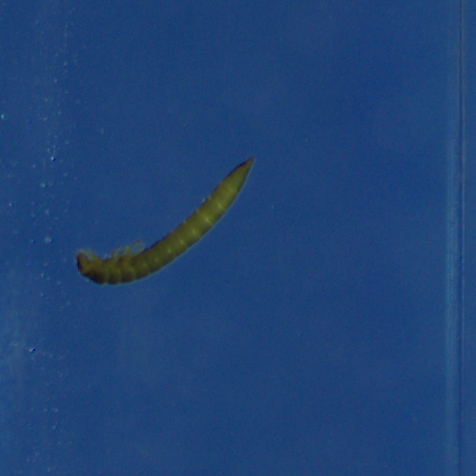
#> input picture w4 -lab/code/Assets/1_Limniu.PNG, 476 x 476 px, found by its file name
$ python image_oprations.py
#> lines starting #> are read from the running program, lines starting #| are printed output that depends on the picture
from PIL import Image, ImageOps
# create an image
# image = Image.open('Assets/3_Sphaer.PNG')
# image = Image.open('Assets/2_Gammar.png')
image = Image.open('Assets/1_Limniu.png')
#> image is the input picture: PIL image 476x476 RGB; mean R, G, B 31.9, 67, 116.8
# position changes
image_mirror = ImageOps.mirror(image)
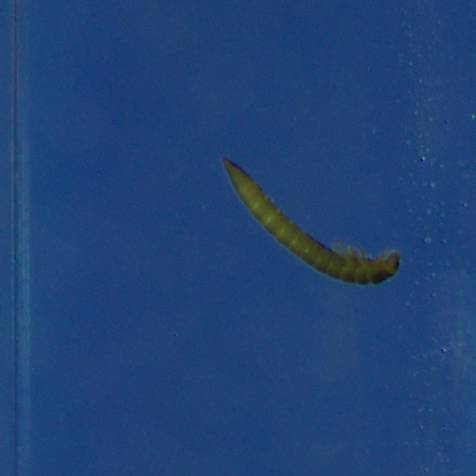
#> image_mirror: PIL image 476x476 RGB; mean R, G, B 31.9, 67, 116.8
image_scale = ImageOps.scale(image, 0.5)
# color changes
image_inverted = ImageOps.invert(image_mirror)
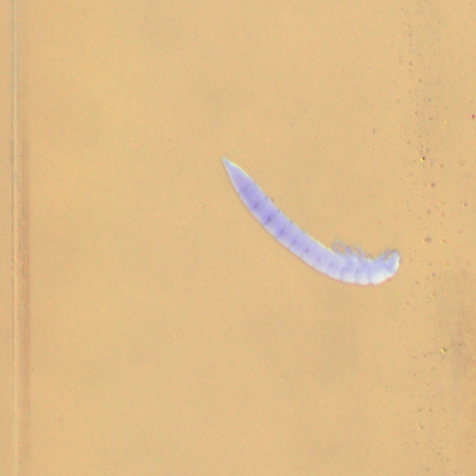
#> image_inverted: PIL image 476x476 RGB; mean R, G, B 223.1, 188, 138.2
# add and remove
image_border = ImageOps.expand(
    image=image_inverted,
    border=50,
    fill=(255, 255, 255))
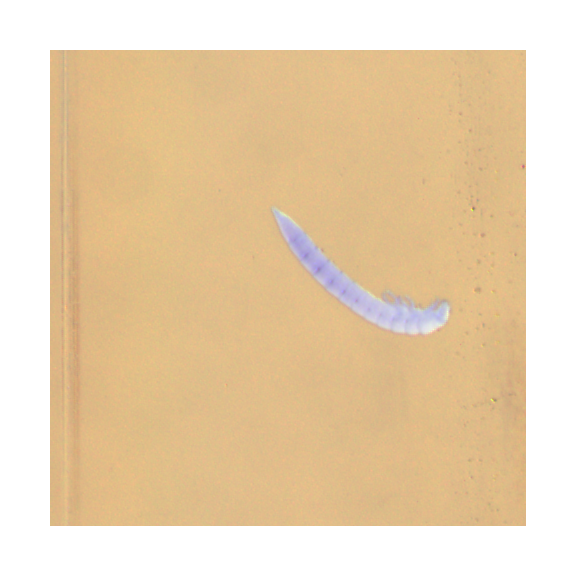
#> image_border: PIL image 576x576 RGB; mean R, G, B 233.2, 209.2, 175.3
image_padded = ImageOps.pad(image, (4000,6000))
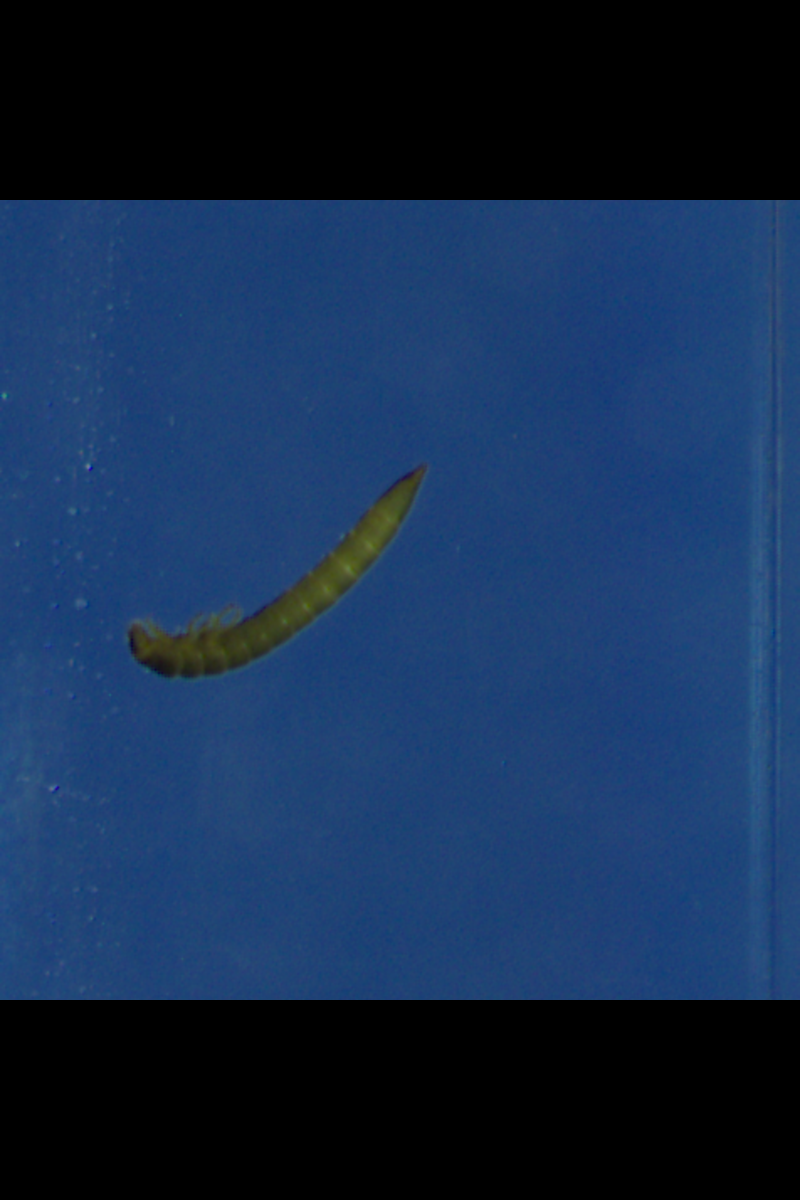
#> image_padded: PIL image 4000x6000 RGB (shown at 1/5 size); mean R, G, B 21.3, 44.7, 77.8
image_crop = ImageOps.crop(image = image, border = 200)
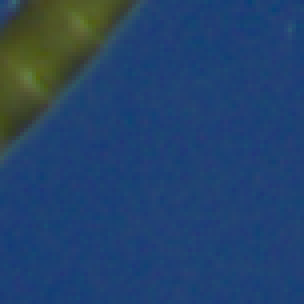
#> image_crop: PIL image 76x76 RGB (shown 4 times larger); mean R, G, B 35.4, 67.4, 107.3

image_border.show()

$ run again, with w4 -lab/code/Assets/3_Sphaer.PNG copied over w4 -lab/code/Assets/1_Limniu.PNG
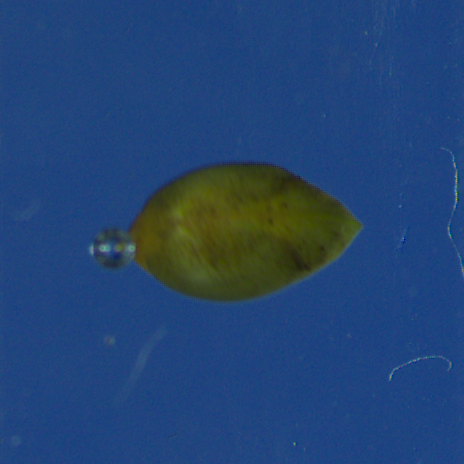
#> input picture w4 -lab/code/Assets/3_Sphaer.PNG, 464 x 464 px, found by its file name
#> image is the input picture: PIL image 464x464 RGB; mean R, G, B 35.3, 68.5, 114.6
#> `image_padded = ImageOps.pad(image, (4000,6000))`:
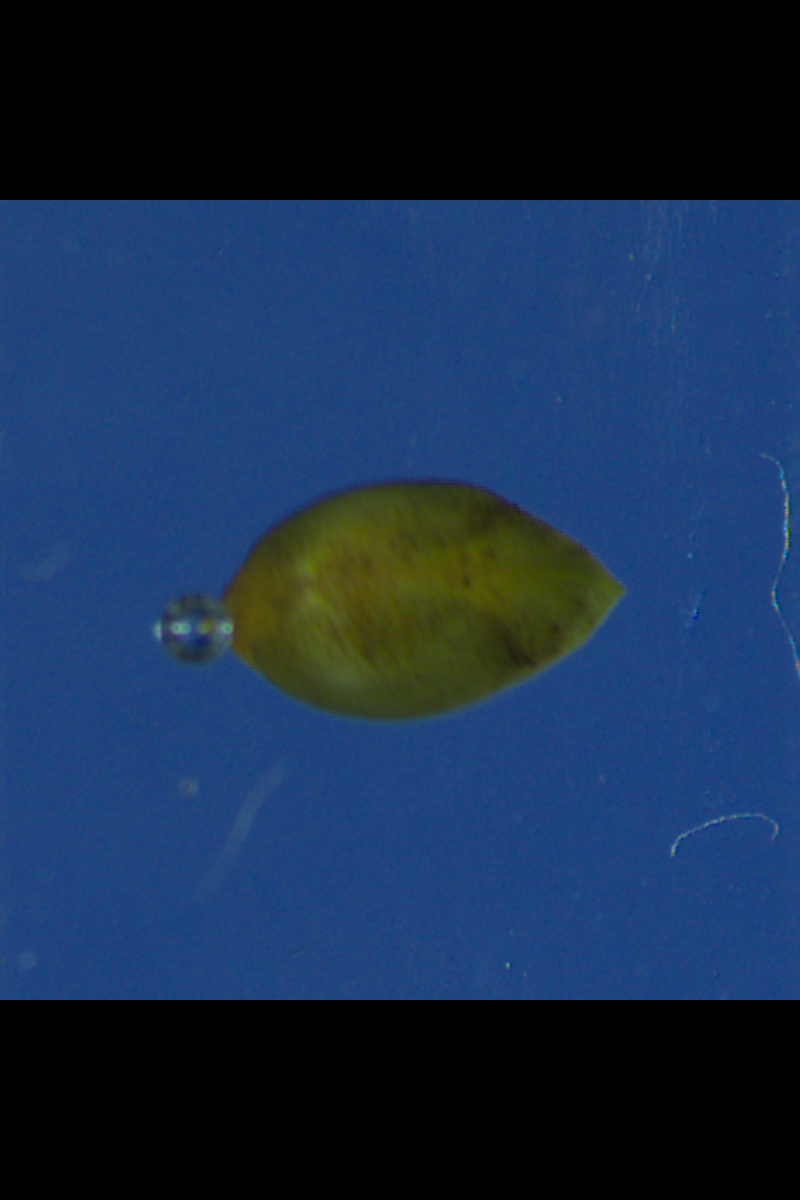
#> image_padded: PIL image 4000x6000 RGB (shown at 1/5 size); mean R, G, B 23.6, 45.6, 76.4
#> `image_crop = ImageOps.crop(image = image, border = 200)`:
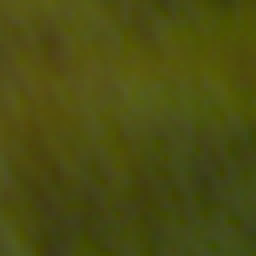
#> image_crop: PIL image 64x64 RGB (shown 4 times larger); mean R, G, B 74.5, 76.1, 16.8

$ run again, with w4 -lab/code/Assets/2_Gammar.PNG copied over w4 -lab/code/Assets/1_Limniu.PNG
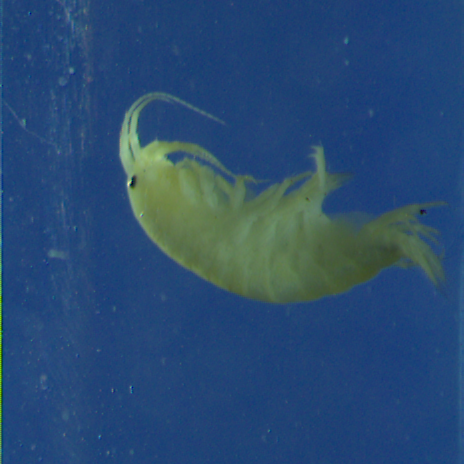
#> input picture w4 -lab/code/Assets/2_Gammar.PNG, 464 x 464 px, found by its file name
#> image is the input picture: PIL image 464x464 RGB; mean R, G, B 41.4, 75.4, 113.5
#> `image_padded = ImageOps.pad(image, (4000,6000))`:
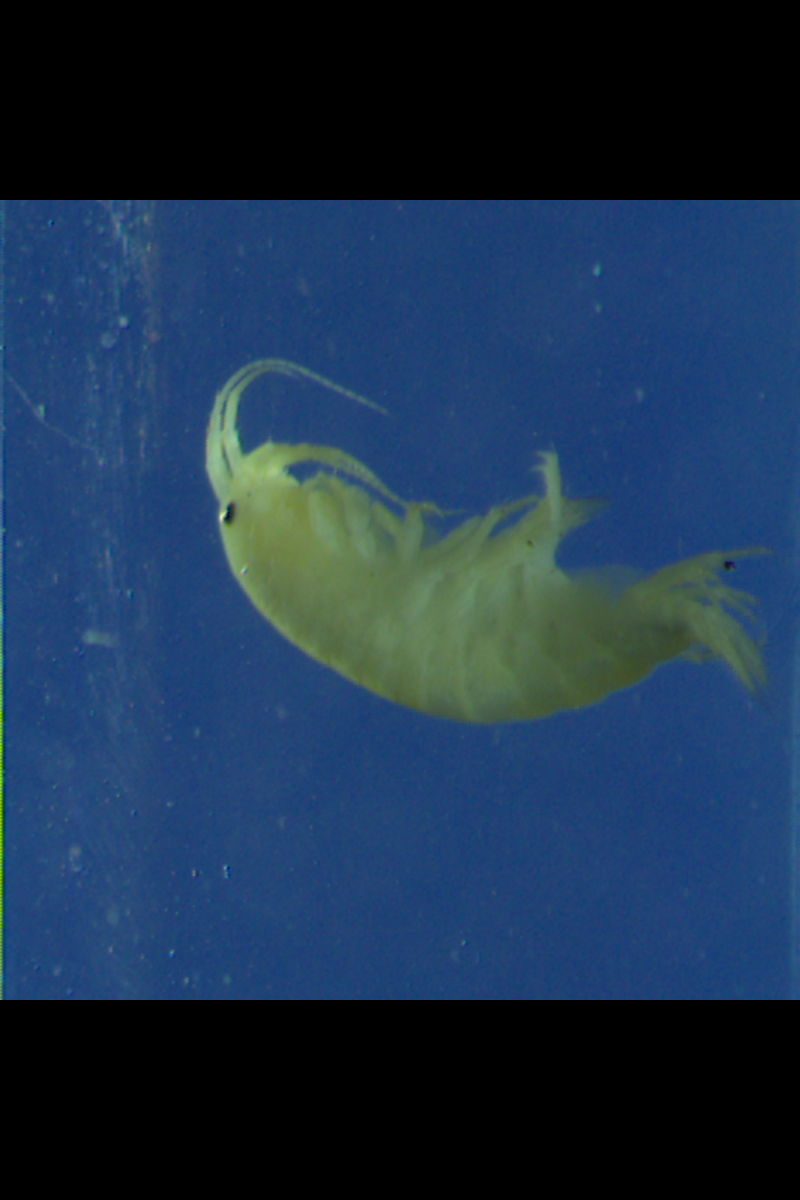
#> image_padded: PIL image 4000x6000 RGB (shown at 1/5 size); mean R, G, B 27.6, 50.2, 75.6
#> `image_crop = ImageOps.crop(image = image, border = 200)`:
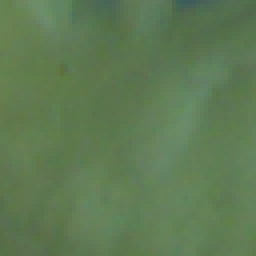
#> image_crop: PIL image 64x64 RGB (shown 4 times larger); mean R, G, B 94.9, 122, 83.6
